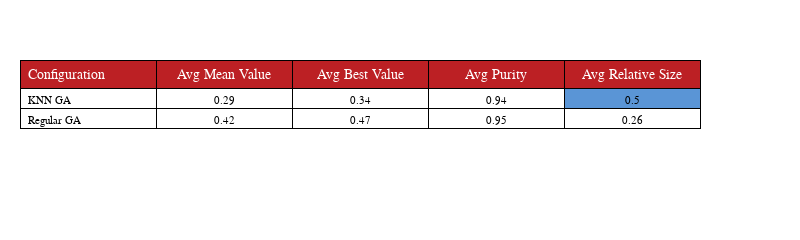

The notebook cell saved with this chart:
### Code cell
#knnregulartable
names = ["Configuration" "Avg Mean Value" "Avg Best Value" "Avg Purity" "Avg Relative Size"]
rows = ["KNN GA" 0.29 0.34 0.94 0.50
        "Regular GA"  0.42 0.47 0.95 0.26]
colors = fill("white", size([names; rows]))
colors[1, 5] = bestc
printtable(names, rows, colors, 800, 200)

### Figure 1 — Plotly figure (JSON) as saved in the notebook; plotly's stock layout.template omitted (floating-point values rounded to 4 significant figures)
{"data": [{"cells": {"align": ["left", "center"], "fill": {"color": [["white", "white", "white"], ["white", "white", "white"], ["white", "white", "white"], ["white", "white", "white"], ["#5A95D6", "white", "white"]]}, "font": {"color": "black", "family": "Arial", "size": 11}, "line": {"color": "black", "width": 1}, "values": [["KNN GA", "Regular GA"], [0.29, 0.42], [0.34, 0.47], [0.94, 0.95], [0.5, 0.26]]}, "header": {"align": ["left", "center"], "fill": {"color": "#BC2024"}, "font": {"color": "white", "family": "Arial", "size": 14}, "line": {"color": "black", "width": 1}, "values": [["Configuration"], ["Avg Mean Value"], ["Avg Best Value"], ["Avg Purity"], ["Avg Relative Size"]]}, "type": "table"}], "layout": {"height": 200, "margin": {"b": 10, "l": 20, "r": 100, "t": 60}, "width": 800}}
